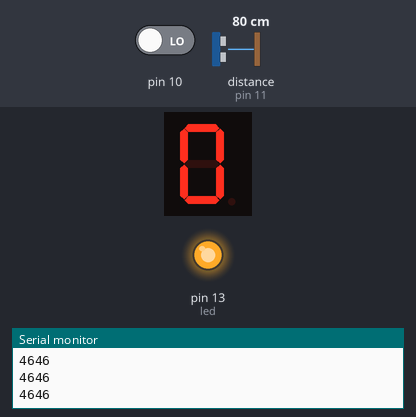
Simulated run of this sketch. Board: Arduino Uno, built with avr-gcc and run on an emulated ATmega328P. On the bench: 1-digit seven-segment display, output pins drawn as LEDs (lit = HIGH), the last lines printed to the serial monitor. Wiring (inferred from the names in the program): ultrasonic range finder: trigger pin 12; echo pin 11. The test bench sets the inputs (shaded band); at power-on: distance to the obstacle (sensor on pin 11) 80 cm, pin 10 LOW. The echo pulse lasts 58.3 µs per cm; pins used as bus, display or sensor lines are not drawn.

Above: at 1.2 s.
1.3 s: distance to the obstacle (sensor on pin 11) set to 12 cm
2.8 s: distance to the obstacle (sensor on pin 11) set to 9 cm
At 4.0 s:
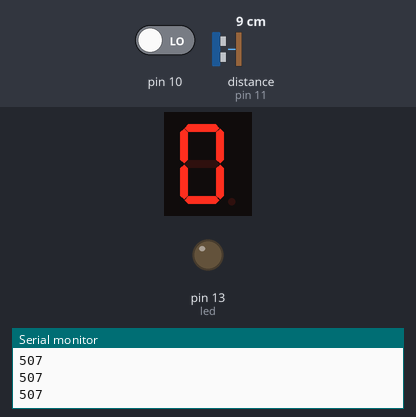
4.3 s: pin 10 driven HIGH
At 4.8 s:
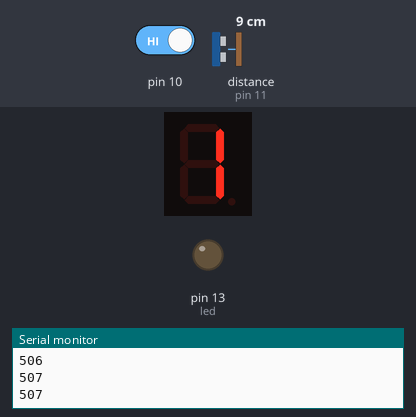
Timing chart, 0 to 7.3 s (numbered marks = the images above; inputs shaded):
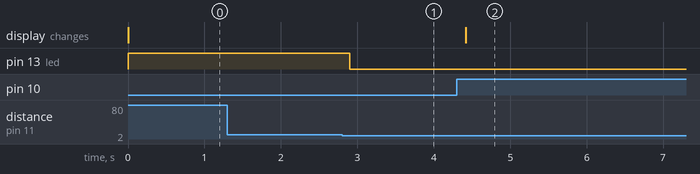

Measured:
- the behaviour switches between 11 and 10 cm on distance to the obstacle (sensor on pin 11) (found by bisection; images 0 and 1)
- after the input at 2.8 s, pin 13 (led): HIGH → LOW after 0.10 s
- after the input at 4.3 s, the display: changes after 0.12 s (image 2)

The sketch:

entryLogCounter_ArduinoCode.ino
```cpp
#include "SevSeg.h"
int trigPin = 12;
int echoPin = 11;
int led = 13;
SevSeg s;
int incPrev;
int cnt = 0;

void setup() {

  pinMode(trigPin, OUTPUT);  //setup trigger pin as output
  pinMode(echoPin, INPUT);   //setup echo pin as inputF
  pinMode(led, OUTPUT);      //
  Serial.begin(9600);
  pinMode(10, INPUT);

  //Set to 1 for single-digit display
  byte numDigits = 1;
  //defines common pins while using multi-digit display. Left for single digit display
  byte digitPins[] = {};
  //Defines Arduino pin connections in order: A, B, C, D, E, F, G, DP
  byte segmentPins[] = { 9, 8, 7, 6, 5, 4, 3, 2 };
  byte displayType = COMMON_ANODE;  //Use COMMON_ANODE for Common Anode display
  bool resistorsOnSegments = true;    //‘false’ if resistors are connected to common pin
  //Initialize sevseg object. Use COMMON_ANODE instead of COMMON_CATHODE for CA display
  s.begin(displayType, numDigits, digitPins, segmentPins, resistorsOnSegments);
  s.setBrightness(90);
}

void loop() {

  int inc = digitalRead(10);

  //sets trigger pin high for 10 ms
  digitalWrite(trigPin, HIGH);
  delayMicroseconds(10);

  //sets trigger pin low for 10 ms
  digitalWrite(trigPin, LOW);
  delayMicroseconds(10);

  //again sets trigger pin high for 10 ms
  digitalWrite(trigPin, HIGH);
  delayMicroseconds(10);

  int pingTravelTime = pulseIn(echoPin, HIGH);  //takes input from the echo pin and stores int he variable

  Serial.println(pingTravelTime);

  if (pingTravelTime > 600) {
    // brightness = 1;
    digitalWrite(led, HIGH);
  } else {
    digitalWrite(led, LOW);
  }


  if ((inc == HIGH) && (cnt < 9) && (inc != incPrev)) {
    delay(100);
    cnt++;
  }


  s.setNumber(cnt);
  s.refreshDisplay();


  if(cnt == 9){

    cnt = 0;
  }

  delay(100);

  incPrev = inc;
}
```
